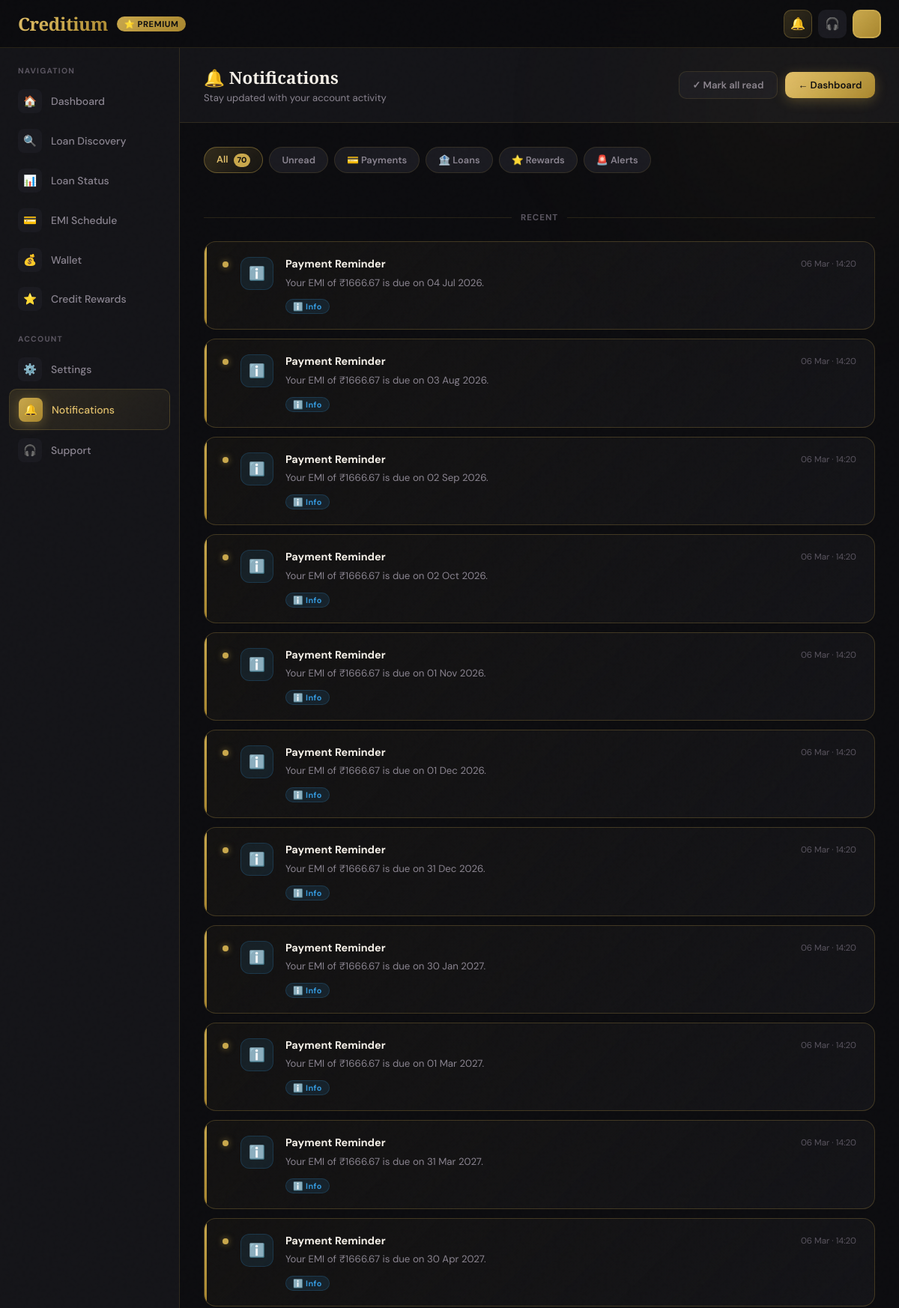
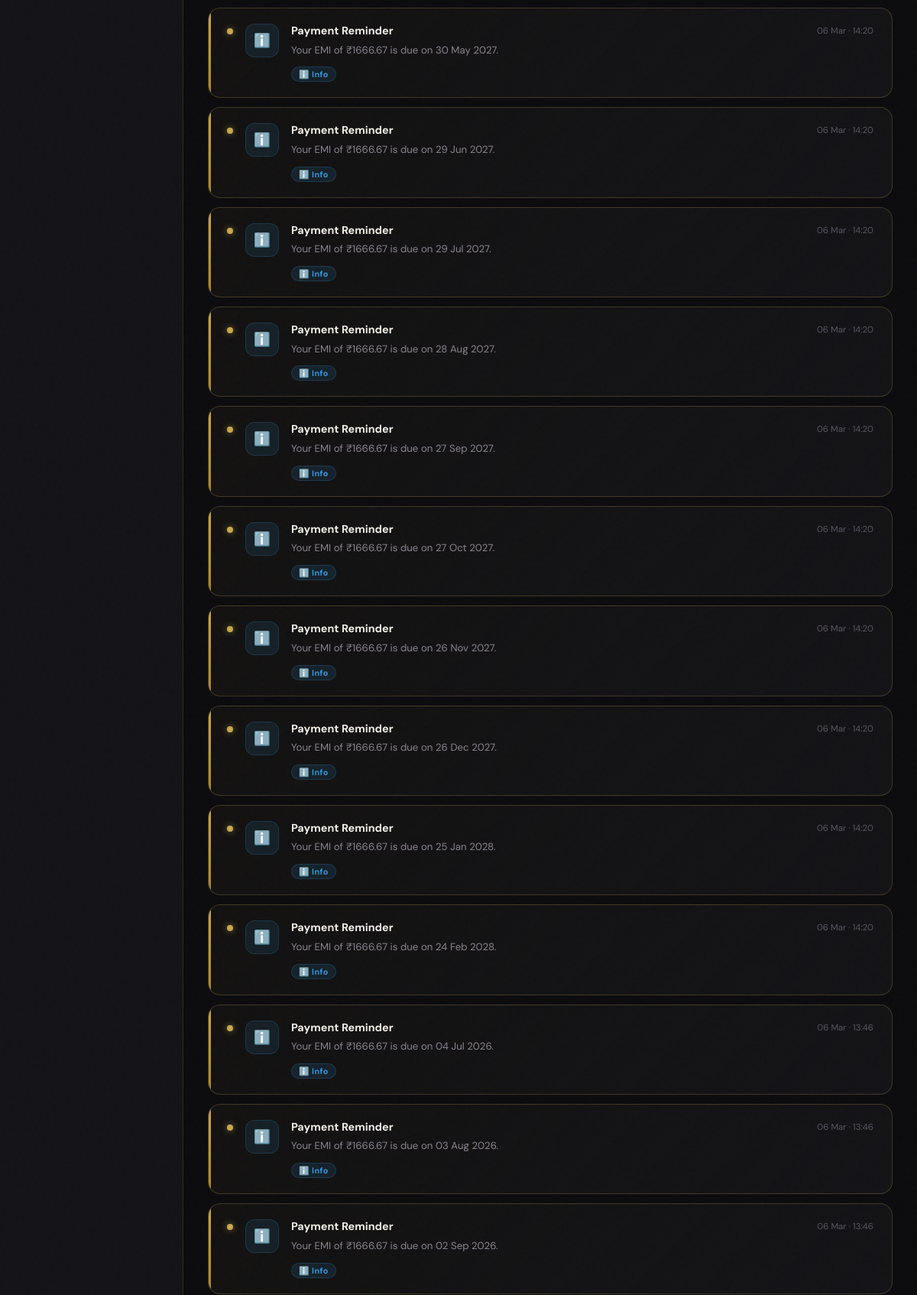
/notifications (signed in, upper part), run on the app's committed database (2 pictures, top to bottom).
### app.py (models this page shows)
class Notification(db.Model):
    __tablename__ = 'notifications'
    id = db.Column(db.Integer, primary_key=True)
    title = db.Column(db.String(255), nullable=False)
    message = db.Column(db.Text, nullable=False)
    user_id = db.Column(db.Integer, db.ForeignKey('user.id'), nullable=False)
    timestamp = db.Column(db.DateTime, default=datetime.utcnow)
    read = db.Column(db.Boolean, default=False)  # <-- Add this

### app.py (the view)
@app.route('/notifications')
def notifications_page():
    user_id = session.get('user_id')
    if not user_id:
        return redirect(url_for('login'))
    user = User.query.get(user_id)
    notifications = Notification.query.filter_by(user_id=user_id).order_by(Notification.timestamp.desc()).all()
    unread_count = Notification.query.filter_by(user_id=user_id, read=False).count()
    Notification.query.filter_by(user_id=user_id, read=False).update({'read': True})
    db.session.commit()
    return render_template('notifications.html', notifications=notifications, unread_count=unread_count, user=user)

### templates/notifications.html (shortened to what this page needs)
<!DOCTYPE html>
<html lang="en">
<head>
</head>
<body>
<div class="ambient ambient-1"></div>
<nav class="navbar">
  <div class="nav-left">
    <div class="logo">Creditium</div>
    <div class="premium-pill">⭐ PREMIUM</div>
  </div>
  <div class="nav-right">
    <a href="/notifications" class="nav-icon-btn active-page" title="Notifications">🔔</a>
    <a href="/support" class="nav-icon-btn" title="Support">🎧</a>
    <div class="nav-avatar" title="Profile">
    </div>
  </div>
</nav>
<aside class="sidebar" id="sidebar">
  <span class="sidebar-section-label">Navigation</span>
  <a href="/dashboard" class="nav-item"><span class="icon">🏠</span> Dashboard</a>
  <a href="/loan-discovery" class="nav-item"><span class="icon">🔍</span> Loan Discovery</a>
  <a href="/loan-status" class="nav-item"><span class="icon">📊</span> Loan Status</a>
  <a href="/emi_schedule" class="nav-item"><span class="icon">💳</span> EMI Schedule</a>
  <a href="/wallet" class="nav-item"><span class="icon">💰</span> Wallet</a>
  <a href="/credit_rewards" class="nav-item"><span class="icon">⭐</span> Credit Rewards</a>
  <span class="sidebar-section-label">Account</span>
  <a href="/settings" class="nav-item"><span class="icon">⚙️</span> Settings</a>
  <a href="/notifications" class="nav-item active"><span class="icon">🔔</span> Notifications</a>
  <a href="/support" class="nav-item"><span class="icon">🎧</span> Support</a>
</aside>
<div class="layout">
  <main class="main">
    <div class="page-header">
      <div>
        <div class="page-title">🔔 Notifications</div>
        <div class="page-subtitle">Stay updated with your account activity</div>
      </div>
      <div class="page-header-right">
        <button class="btn btn-ghost" onclick="markAllRead()">✓ Mark all read</button>
        <a href="/dashboard" class="btn btn-gold">← Dashboard</a>
      </div>
    </div>
    <div class="content">
      <div class="filter-tabs">
        <button class="filter-tab active" onclick="filterNotifs('all',this)">All <span class="badge" id="totalBadge">0</span></button>
        <button class="filter-tab" onclick="filterNotifs('unread',this)">Unread</button>
        <button class="filter-tab" onclick="filterNotifs('payment',this)">💳 Payments</button>
        <button class="filter-tab" onclick="filterNotifs('loan',this)">🏦 Loans</button>
        <button class="filter-tab" onclick="filterNotifs('reward',this)">⭐ Rewards</button>
        <button class="filter-tab" onclick="filterNotifs('alert',this)">🚨 Alerts</button>
      </div>
      {% if notifications %}
      <div class="notif-list" id="notifList">
        <div class="date-divider"><span>Recent</span></div>
        {% for notif in notifications %}
        <div class="notif-card {% if not notif.is_read %}unread{% endif %}"
             data-type="{{ notif.type | default('info') }}"
             data-read="{{ 'true' if notif.is_read else 'false' }}"
             onclick="markRead(this)">
          {% if not notif.is_read %}<div class="unread-dot"></div>{% endif %}
          <div class="notif-icon-wrap type-{{ notif.type | default('info') }}">
            {% if notif.type == 'payment' %}💳{% elif notif.type == 'alert' %}🚨{% elif notif.type == 'reward' %}⭐{% elif notif.type == 'loan' %}🏦{% else %}ℹ️{% endif %}
          </div>
          <div class="notif-body">
            <div class="notif-top">
              <div class="notif-title">{{ notif.title }}</div>
              <div class="notif-time">{{ notif.timestamp.strftime('%d %b · %H:%M') }}</div>
            </div>
            <div class="notif-message">{{ notif.message }}</div>
            <span class="notif-tag tag-{{ notif.type | default('info') }}">
              {% if notif.type == 'payment' %}💳 Payment{% elif notif.type == 'alert' %}🚨 Alert{% elif notif.type == 'reward' %}⭐ Reward{% elif notif.type == 'loan' %}🏦 Loan{% else %}ℹ️ Info{% endif %}
            </span>
          </div>
        </div>
        {% endfor %}
      </div>
      {% endif %}
    </div>
  </main>
</div>
</body>
</html>

### data on the page
Notification: title "Payment Reminder", timestamp "06 Mar · 14:20", message "Your EMI of ₹1666.67 is due on 04 Jul 2026."
Notification: title "Payment Reminder", timestamp "06 Mar · 14:20", message "Your EMI of ₹1666.67 is due on 03 Aug 2026."
Notification: title "Payment Reminder", timestamp "06 Mar · 14:20", message "Your EMI of ₹1666.67 is due on 02 Sep 2026."
Notification: title "Payment Reminder", timestamp "06 Mar · 14:20", message "Your EMI of ₹1666.67 is due on 02 Oct 2026."
Notification: title "Payment Reminder", timestamp "06 Mar · 14:20", message "Your EMI of ₹1666.67 is due on 01 Nov 2026."
Notification: title "Payment Reminder", timestamp "06 Mar · 14:20", message "Your EMI of ₹1666.67 is due on 01 Dec 2026."
Notification: title "Payment Reminder", timestamp "06 Mar · 14:20", message "Your EMI of ₹1666.67 is due on 31 Dec 2026."
Notification: title "Payment Reminder", timestamp "06 Mar · 14:20", message "Your EMI of ₹1666.67 is due on 30 Jan 2027."
Notification: title "Payment Reminder", timestamp "06 Mar · 14:20", message "Your EMI of ₹1666.67 is due on 01 Mar 2027."
Notification: title "Payment Reminder", timestamp "06 Mar · 14:20", message "Your EMI of ₹1666.67 is due on 31 Mar 2027."
Notification: title "Payment Reminder", timestamp "06 Mar · 14:20", message "Your EMI of ₹1666.67 is due on 30 Apr 2027."
Notification: title "Payment Reminder", timestamp "06 Mar · 14:20", message "Your EMI of ₹1666.67 is due on 30 May 2027."
Notification: title "Payment Reminder", timestamp "06 Mar · 14:20", message "Your EMI of ₹1666.67 is due on 29 Jun 2027."
Notification: title "Payment Reminder", timestamp "06 Mar · 14:20", message "Your EMI of ₹1666.67 is due on 29 Jul 2027."
Notification: title "Payment Reminder", timestamp "06 Mar · 14:20", message "Your EMI of ₹1666.67 is due on 28 Aug 2027."
Notification: title "Payment Reminder", timestamp "06 Mar · 14:20", message "Your EMI of ₹1666.67 is due on 27 Sep 2027."
Notification: title "Payment Reminder", timestamp "06 Mar · 14:20", message "Your EMI of ₹1666.67 is due on 27 Oct 2027."
Notification: title "Payment Reminder", timestamp "06 Mar · 14:20", message "Your EMI of ₹1666.67 is due on 26 Nov 2027."
Notification: title "Payment Reminder", timestamp "06 Mar · 14:20", message "Your EMI of ₹1666.67 is due on 26 Dec 2027."
Notification: title "Payment Reminder", timestamp "06 Mar · 14:20", message "Your EMI of ₹1666.67 is due on 25 Jan 2028."
Notification: title "Payment Reminder", timestamp "06 Mar · 14:20", message "Your EMI of ₹1666.67 is due on 24 Feb 2028."
Notification: title "Payment Reminder", timestamp "06 Mar · 13:46", message "Your EMI of ₹1666.67 is due on 04 Jul 2026."
Notification: title "Payment Reminder", timestamp "06 Mar · 13:46", message "Your EMI of ₹1666.67 is due on 03 Aug 2026."
Notification: title "Payment Reminder", timestamp "06 Mar · 13:46", message "Your EMI of ₹1666.67 is due on 02 Sep 2026."
